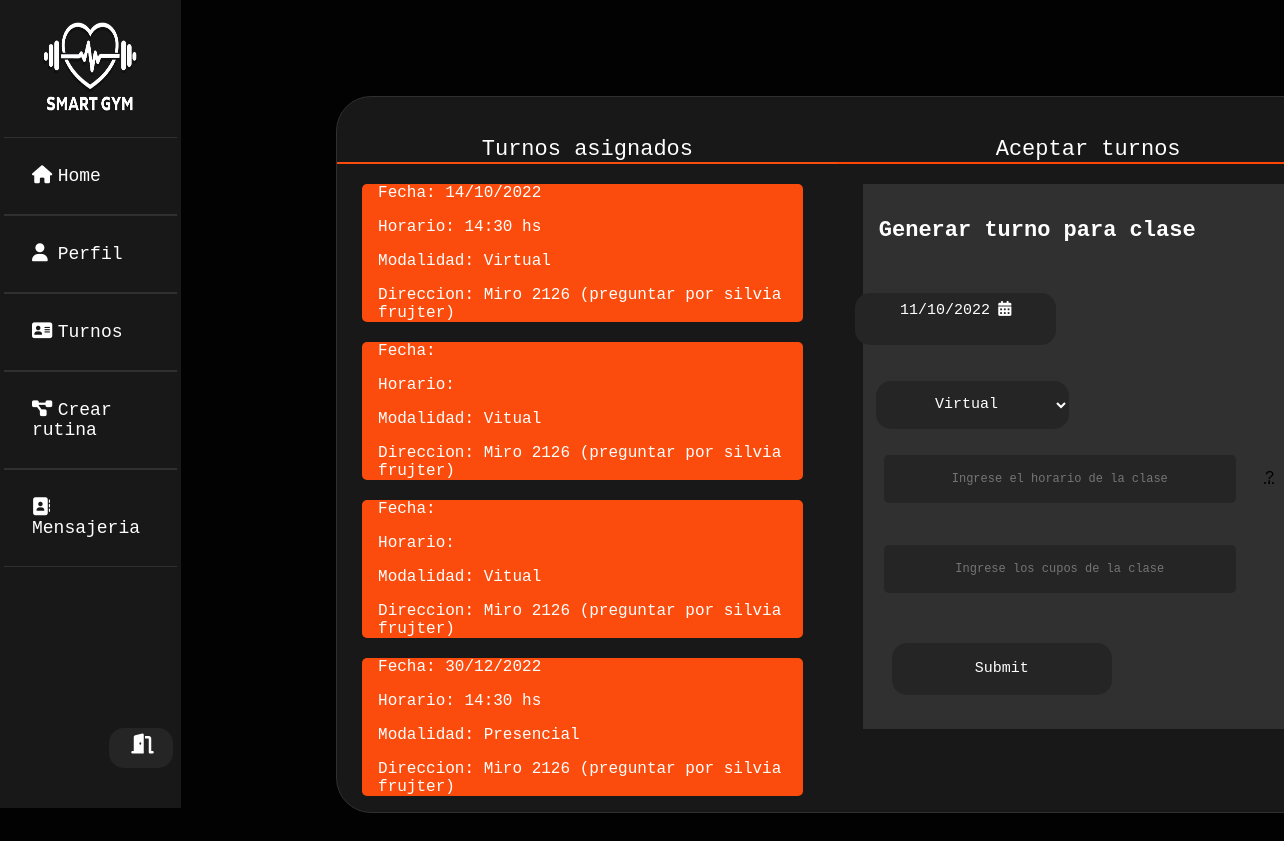
Page /vistas/turnose.php (signed in) on the earlier database version.
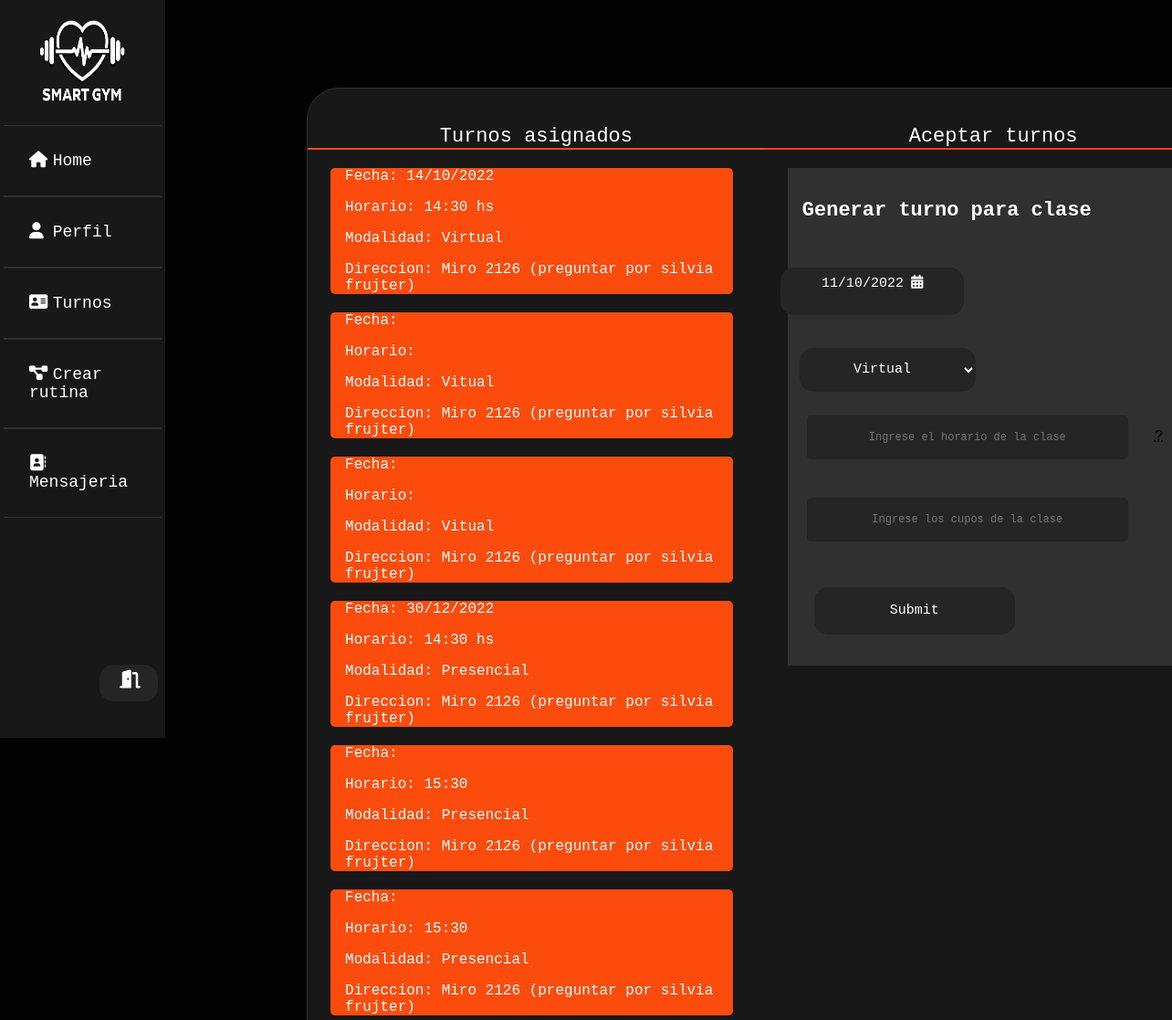
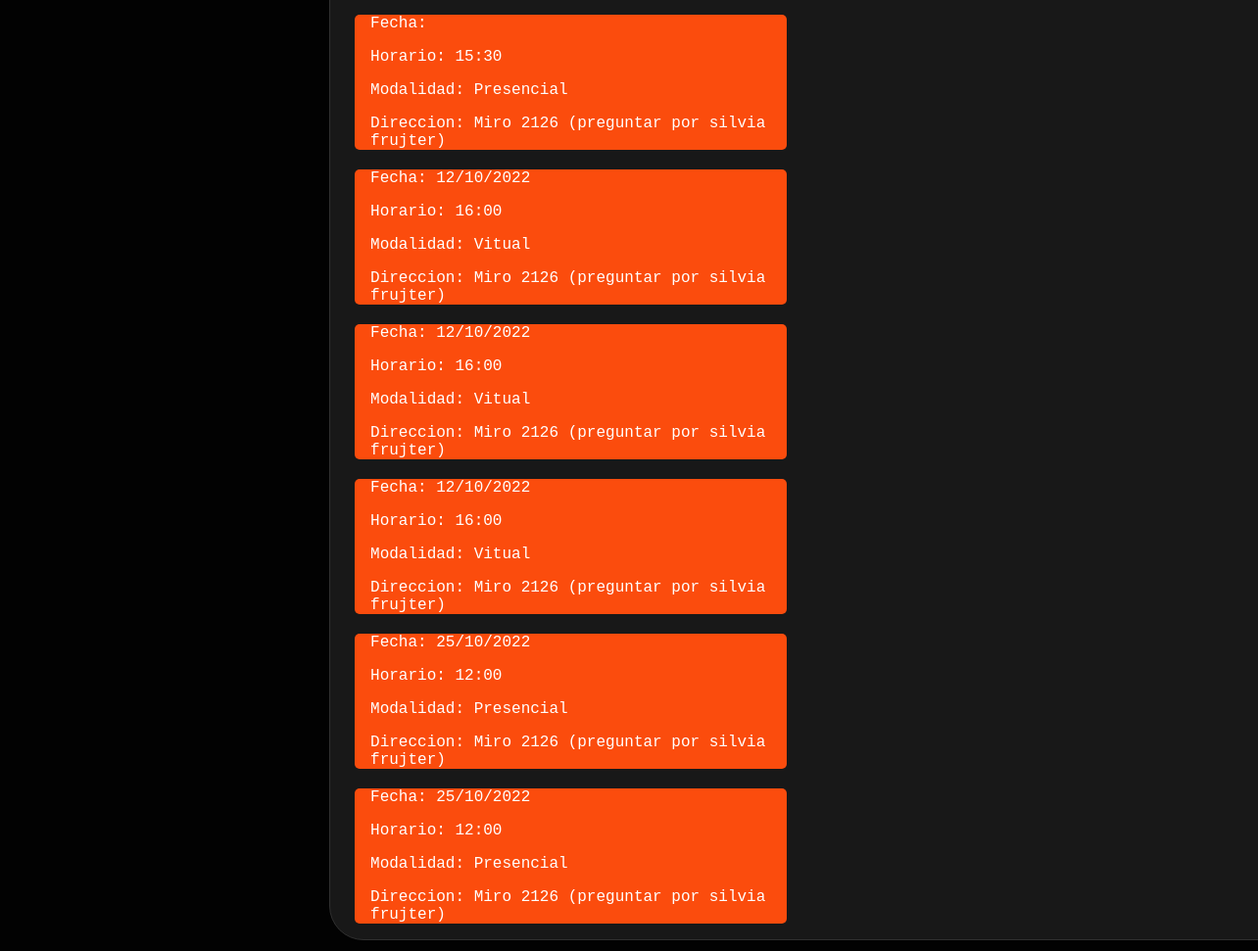
Same page on the later database version (2 pictures, top to bottom).
### tables this page shows
CREATE TABLE `clases` (
  `idclase` int(11) NOT NULL,
  `entrenador` varchar(22) NOT NULL,
  `modalidad` varchar(22) NOT NULL,
  `fecha` varchar(22) NOT NULL,
  `hora` varchar(22) NOT NULL,
  `cupos` int(22) NOT NULL,
  `estado` int(5) NOT NULL
);

### vistas/turnose.php (the view, shortened to what this page needs)
<?php
$conex = conectar();
$nusuario = $_SESSION['usuario'];
$sql = "SELECT * FROM datos WHERE usuario='$nusuario'";
$query = mysqli_query($conex, $sql);
$row = mysqli_fetch_array($query);
$idrol = $row['id_rol'];
?>
<!DOCTYPE html>
<html lang="es">
<head>
    <link rel="stylesheet" type="text/css" href="../css/estilousuario.css">
    <link rel="stylesheet" type="text/css" href="../css/estiloturnos.css">
    <link rel="stylesheet" href="https://cdnjs.cloudflare.com/ajax/libs/font-awesome/4.7.0/css/font-awesome.min.css">
</head>
<?php
switch ($idrol) {
    case 1:
        include("sidebars/sidebare.php");
        break;
}
?>
<body>
    <div class="cont-body-turnos">
        <div class="cont-turnos-asignados">
            <div class="header">
                <P>Turnos asignados</P>
            </div>
            <?php
            $query1 = mysqli_query($conex, "SELECT * from clases WHERE entrenador='$nusuario'");
            $result1 = mysqli_num_rows($query1);
            if ($result1 > 0) {
                while ($data = mysqli_fetch_array($query1)) {
            ?>
                    <div class="turno-a">
                        <p> Fecha: <?php echo $data['fecha']; ?></p>
                        <p> Horario: <?php echo $data['hora']; ?></p>
                        <p> Modalidad: <?php echo $data['modalidad']; ?></p>
                        <p> Direccion: Miro 2126 (preguntar por silvia frujter)</p>
                    </div>
            <?php
                }
            }; ?>
        </div>
        <div class="cont-calendario-seleccionar">
            <div class="header2">
                <P>Aceptar turnos</P>
            </div>
            <div class="turno-a">
                <form method="post">
                    <br>
                    <h3> Generar turno para clase </h3>
                    <div style="width: 250px; margin: 50px auto;">
                        <div id="picker-no-time"></div>
                        </div>
                        <select name="modalidad">
                        <option value="Vitual">Virtual</option>
                    </select>
                    <br>
                    <br>
                    <input class="ingreso-t" type="text" placeholder="Ingrese el horario de la clase" name="h-c">  <abbr title="Ingresar con el siguiente formato: hora:minutos hs">?</abbr>
                    <br>
                    <br>
                    <input class="ingreso-t" type="number" min="10" max="30" placeholder="Ingrese los cupos de la clase" name="c-c">
                    <br>
                    <br>
                    <input class="botonguardado" type="submit" name="cargarclase">
                    <br>
                    <br>
                </form>
            </div>
            <br>
            <br>
            <br>
        </div>
</body>
</html>

### vistas/sidebars/sidebare.php (shortened to what this page needs)
<html lang="es">
<head>
    <link rel="stylesheet" href="estilousuario.css">
</head>
<body>
    <div class="wrapper">
    <div class="menulateral">
            <a href="index.php"><img class="imagenlogo" src="../img/logo.png"></a>
            <ul>
                <li><a href="homeusuarioc.php"><i class="fas fa-home"></i>Home</a></li>
                <li><a href="perfilusuarioc.php"><i class="fas fa-user"></i>Perfil</a></li>
                <li><a href="turnose.php"><i class="fas fa-address-card"></i>Turnos</a></li>
                <li><a href="rutinausuarioe.php"><i class="fas fa-project-diagram"></i>Crear rutina</a></li>
                <li><a href="indexchat.php"><i class="fas fa-address-book"></i>Mensajeria</a></li>
            </ul>
            <div class="salida">
            <a href="../models/sessiondestroy.php"><button class="btn-exit"><i class="fas fa-door-open"></i></button></a>
            </div>
        </div>

### css/estilousuario.css (style rules this page uses)
:root { --color-letra: #fff; --color-fondos: #fb4c0d; --color-fondo-html:#020202; --color-fondosn:#181818; --color-fondobotones: #252525; --color-bordes: #303030; }
* { margin: 0%; padding: 0%; font-family: "Lucida Console", "Courier New", monospace; }
html { background: var(--color-fondo-html); }
.wrapper { display: flex; position: relative; background: transparent; }
.wrapper .menulateral { width: 13.5vw; height: 100vh; background: var(--color-fondosn); padding: .5vh; position: fixed; }
.wrapper .menulateral img { position: relative; margin-top: 2vh; margin-bottom: 2vh; margin-left: 20%; height: 12vh; width: 8vw; }
.wrapper .menulateral ul li { padding: 2vh; border-top: 1px solid var(--color-bordes); border-bottom: 1px solid var(--color-bordes); border-left: none ; border-right: none; }
.wrapper .menulateral ul li a { color: var(--color-letra); font-size: 18px; padding: 1.5vh; display: block; transition: 0.5s; text-decoration: none; }
.wrapper .menulateral ul li a .fas { width: 2vw; }
.salida button { position: absolute; bottom: 2%; left: 60%; display: flex; }
.btn-exit { display: block; width: 5vw; height: 5vh; margin-bottom: 3vh; margin-right: 5vw; background:var(--color-fondobotones); text-decoration: none; text-align: center; font-size: 20px; border-radius: 10px; color: var(--color-letra); border:3px solid var(--color-bordes-normales) ; border-radius: 15px; transition:0.5s; cursor:pointer; }
.btn-exit i { margin-top: 10%; margin-left: 35%; }
.imagenlogo { width: 100px; height: 60px; margin-left: 45px; margin-top: -25px; }

Differences in the rows shown:
added clases: hora "15:30", modalidad "Presencial"
added clases: hora "15:30", modalidad "Presencial"
added clases: hora "15:30", modalidad "Presencial"
added clases: fecha "12/10/2022", hora "16:00", modalidad "Vitual"
added clases: fecha "12/10/2022", hora "16:00", modalidad "Vitual"
added clases: fecha "12/10/2022", hora "16:00", modalidad "Vitual"
added clases: fecha "25/10/2022", hora "12:00", modalidad "Presencial"
added clases: fecha "25/10/2022", hora "12:00", modalidad "Presencial"
